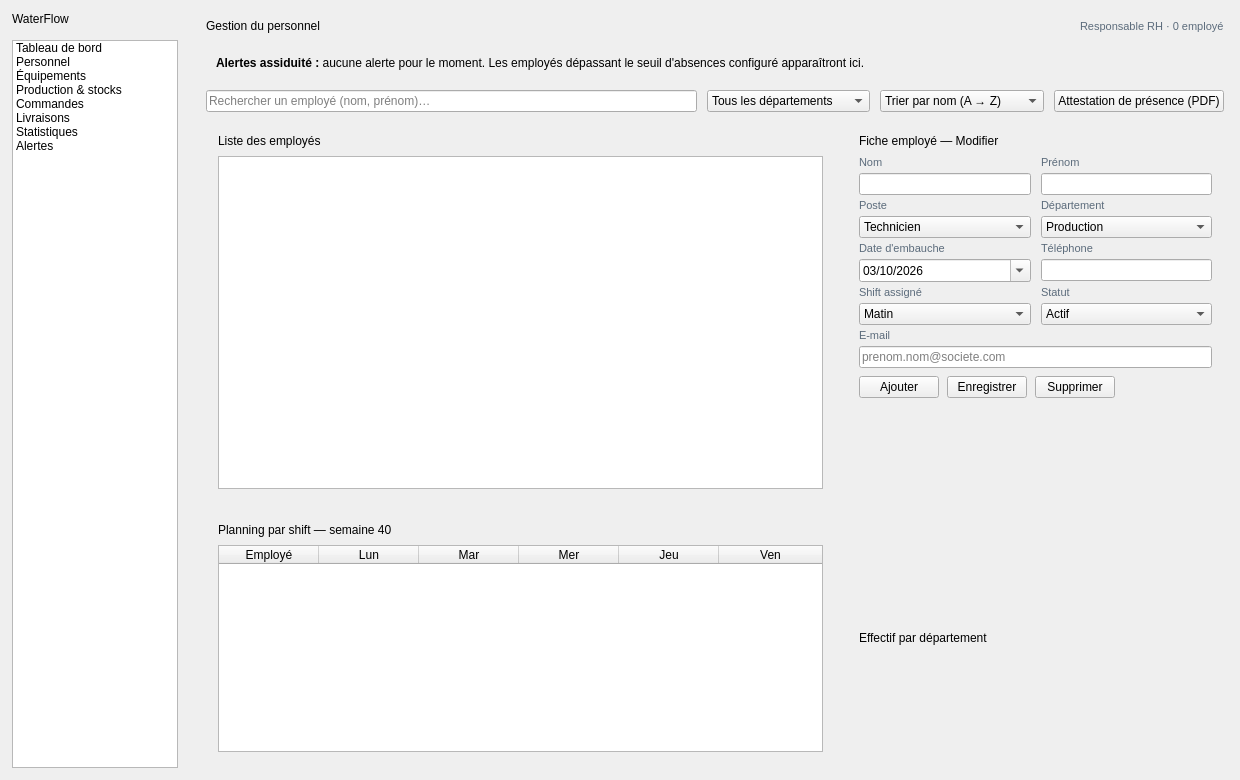
<?xml version="1.0" encoding="UTF-8"?>
<ui version="4.0">
 <class>Personnel</class>
 <widget class="QWidget" name="Personnel">
  <property name="geometry"><rect><x>0</x><y>0</y><width>1240</width><height>780</height></rect></property>
  <layout class="QHBoxLayout" name="layoutPrincipal" stretch="0,1"><property name="spacing"><number>0</number></property><property name="leftMargin"><number>0</number></property><property name="topMargin"><number>0</number></property><property name="rightMargin"><number>0</number></property><property name="bottomMargin"><number>0</number></property><item><widget class="QFrame" name="sidebar"><property name="minimumSize"><size><width>190</width><height>0</height></size></property><property name="maximumSize"><size><width>190</width><height>16777215</height></size></property><layout class="QVBoxLayout" name="layoutSidebar"><property name="spacing"><number>14</number></property><property name="leftMargin"><number>12</number></property><property name="topMargin"><number>12</number></property><property name="rightMargin"><number>12</number></property><property name="bottomMargin"><number>12</number></property><item><widget class="QLabel" name="labelLogo"><property name="text"><string>WaterFlow</string></property></widget></item><item><widget class="QListWidget" name="menuLateral"><item><property name="text"><string>Tableau de bord</string></property></item><item><property name="text"><string>Personnel</string></property></item><item><property name="text"><string>Équipements</string></property></item><item><property name="text"><string>Production &amp; stocks</string></property></item><item><property name="text"><string>Commandes</string></property></item><item><property name="text"><string>Livraisons</string></property></item><item><property name="text"><string>Statistiques</string></property></item><item><property name="text"><string>Alertes</string></property></item></widget></item></layout></widget></item><item><widget class="QWidget" name="contenu"><layout class="QVBoxLayout" name="layoutContenu" stretch="0,0,0,3,2"><property name="spacing"><number>10</number></property><property name="leftMargin"><number>16</number></property><property name="topMargin"><number>16</number></property><property name="rightMargin"><number>16</number></property><property name="bottomMargin"><number>16</number></property><item><layout class="QHBoxLayout" name="layoutEntete"><item><widget class="QLabel" name="labelTitre"><property name="text"><string>Gestion du personnel</string></property></widget></item><item><spacer name="spacerEntete"><property name="orientation"><enum>Qt::Horizontal</enum></property><property name="sizeHint" stdset="0"><size><width>20</width><height>20</height></size></property></spacer></item><item><widget class="QLabel" name="labelInfo"><property name="text"><string>Responsable RH · 0 employé</string></property><property name="styleSheet"><string>color:#5B6B7B; font-size:8pt;</string></property></widget></item></layout></item><item><widget class="QFrame" name="frameAlerte"><layout class="QHBoxLayout" name="layoutAlerte"><property name="leftMargin"><number>10</number></property><property name="topMargin"><number>10</number></property><property name="rightMargin"><number>10</number></property><property name="bottomMargin"><number>10</number></property><item><widget class="QLabel" name="labelAlerte"><property name="text"><string>&lt;b&gt;Alertes assiduité :&lt;/b&gt; aucune alerte pour le moment. Les employés dépassant le seuil d'absences configuré apparaîtront ici.</string></property><property name="textFormat"><enum>Qt::RichText</enum></property><property name="wordWrap"><bool>true</bool></property></widget></item></layout></widget></item><item><layout class="QHBoxLayout" name="layoutRecherche" stretch="3,1,1,0"><item><widget class="QLineEdit" name="lineEditRecherche"><property name="placeholderText"><string>Rechercher un employé (nom, prénom)…</string></property></widget></item><item><widget class="QComboBox" name="comboDepartement"><item><property name="text"><string>Tous les départements</string></property></item><item><property name="text"><string>Production</string></property></item><item><property name="text"><string>Maintenance</string></property></item><item><property name="text"><string>Logistique</string></property></item><item><property name="text"><string>Qualité</string></property></item></widget></item><item><widget class="QComboBox" name="comboTri"><item><property name="text"><string>Trier par nom (A → Z)</string></property></item><item><property name="text"><string>Trier par nom (Z → A)</string></property></item></widget></item><item><widget class="QPushButton" name="btnExporter"><property name="text"><string>Attestation de présence (PDF)</string></property></widget></item></layout></item><item><layout class="QHBoxLayout" name="layoutMilieu" stretch="5,3"><property name="spacing"><number>12</number></property><item><widget class="QFrame" name="cardListe"><layout class="QVBoxLayout" name="layoutCardListe" stretch="0,1"><property name="spacing"><number>8</number></property><property name="leftMargin"><number>12</number></property><property name="topMargin"><number>12</number></property><property name="rightMargin"><number>12</number></property><property name="bottomMargin"><number>12</number></property><item><widget class="QLabel" name="labelTitreListe"><property name="text"><string>Liste des employés</string></property></widget></item><item><widget class="QTableView" name="tableEmployes"><property name="showGrid"><bool>false</bool></property><property name="selectionBehavior"><enum>QAbstractItemView::SelectRows</enum></property><property name="alternatingRowColors"><bool>true</bool></property><property name="editTriggers"><set>QAbstractItemView::NoEditTriggers</set></property><attribute name="verticalHeaderVisible"><bool>false</bool></attribute><attribute name="horizontalHeaderStretchLastSection"><bool>true</bool></attribute></widget></item></layout></widget></item><item><widget class="QFrame" name="cardFiche"><layout class="QVBoxLayout" name="layoutCardFiche"><property name="spacing"><number>8</number></property><property name="leftMargin"><number>12</number></property><property name="topMargin"><number>12</number></property><property name="rightMargin"><number>12</number></property><property name="bottomMargin"><number>12</number></property><item><widget class="QLabel" name="labelTitreFiche"><property name="text"><string>Fiche employé — Modifier</string></property></widget></item><item><layout class="QGridLayout" name="gridFiche"><property name="horizontalSpacing"><number>10</number></property><property name="verticalSpacing"><number>4</number></property><item row="0" column="0"><widget class="QLabel" name="lblNom"><property name="text"><string>Nom</string></property><property name="styleSheet"><string>color:#5B6B7B; font-size:8pt;</string></property></widget></item><item row="0" column="1"><widget class="QLabel" name="lblPrenom"><property name="text"><string>Prénom</string></property><property name="styleSheet"><string>color:#5B6B7B; font-size:8pt;</string></property></widget></item><item row="1" column="0"><widget class="QLineEdit" name="lineEditNom"><property name="text"><string/></property></widget></item><item row="1" column="1"><widget class="QLineEdit" name="lineEditPrenom"><property name="text"><string/></property></widget></item><item row="2" column="0"><widget class="QLabel" name="lblPoste"><property name="text"><string>Poste</string></property><property name="styleSheet"><string>color:#5B6B7B; font-size:8pt;</string></property></widget></item><item row="2" column="1"><widget class="QLabel" name="lblDepartement"><property name="text"><string>Département</string></property><property name="styleSheet"><string>color:#5B6B7B; font-size:8pt;</string></property></widget></item><item row="3" column="0"><widget class="QComboBox" name="comboPoste"><item><property name="text"><string>Technicien</string></property></item><item><property name="text"><string>Livreur</string></property></item></widget></item><item row="3" column="1"><widget class="QComboBox" name="comboDepartementFiche"><item><property name="text"><string>Production</string></property></item><item><property name="text"><string>Maintenance</string></property></item><item><property name="text"><string>Logistique</string></property></item><item><property name="text"><string>Qualité</string></property></item></widget></item><item row="4" column="0"><widget class="QLabel" name="lblDate"><property name="text"><string>Date d'embauche</string></property><property name="styleSheet"><string>color:#5B6B7B; font-size:8pt;</string></property></widget></item><item row="4" column="1"><widget class="QLabel" name="lblTel"><property name="text"><string>Téléphone</string></property><property name="styleSheet"><string>color:#5B6B7B; font-size:8pt;</string></property></widget></item><item row="5" column="0"><widget class="QDateEdit" name="dateEditEmbauche"><property name="displayFormat"><string>dd/MM/yyyy</string></property><property name="calendarPopup"><bool>true</bool></property><property name="date"><date><year>2026</year><month>10</month><day>3</day></date></property></widget></item><item row="5" column="1"><widget class="QLineEdit" name="lineEditTelephone"><property name="text"><string/></property></widget></item><item row="6" column="0"><widget class="QLabel" name="lblShift"><property name="text"><string>Shift assigné</string></property><property name="styleSheet"><string>color:#5B6B7B; font-size:8pt;</string></property></widget></item><item row="6" column="1"><widget class="QLabel" name="lblStatut"><property name="text"><string>Statut</string></property><property name="styleSheet"><string>color:#5B6B7B; font-size:8pt;</string></property></widget></item><item row="7" column="0"><widget class="QComboBox" name="comboShift"><item><property name="text"><string>Matin</string></property></item><item><property name="text"><string>Après-midi</string></property></item><item><property name="text"><string>Nuit</string></property></item></widget></item><item row="7" column="1"><widget class="QComboBox" name="comboStatut"><item><property name="text"><string>Actif</string></property></item><item><property name="text"><string>En congé</string></property></item><item><property name="text"><string>Suspendu</string></property></item></widget></item><item row="8" column="0" colspan="2"><widget class="QLabel" name="lblMail"><property name="text"><string>E-mail</string></property><property name="styleSheet"><string>color:#5B6B7B; font-size:8pt;</string></property></widget></item><item row="9" column="0" colspan="2"><widget class="QLineEdit" name="lineEditMail"><property name="placeholderText"><string>prenom.nom@societe.com</string></property></widget></item></layout></item><item><layout class="QHBoxLayout" name="layoutBoutons"><item><widget class="QPushButton" name="btnAjouter"><property name="text"><string>Ajouter</string></property></widget></item><item><widget class="QPushButton" name="btnEnregistrer"><property name="text"><string>Enregistrer</string></property></widget></item><item><widget class="QPushButton" name="btnSupprimer"><property name="text"><string>Supprimer</string></property></widget></item><item><spacer name="spacerBoutons"><property name="orientation"><enum>Qt::Horizontal</enum></property><property name="sizeHint" stdset="0"><size><width>20</width><height>20</height></size></property></spacer></item></layout></item><item><spacer name="spacerFiche"><property name="orientation"><enum>Qt::Vertical</enum></property><property name="sizeHint" stdset="0"><size><width>20</width><height>20</height></size></property></spacer></item></layout></widget></item></layout></item><item><layout class="QHBoxLayout" name="layoutBas" stretch="5,3"><property name="spacing"><number>12</number></property><item><widget class="QFrame" name="cardPlanning"><layout class="QVBoxLayout" name="layoutCardPlanning" stretch="0,1"><property name="spacing"><number>8</number></property><property name="leftMargin"><number>12</number></property><property name="topMargin"><number>12</number></property><property name="rightMargin"><number>12</number></property><property name="bottomMargin"><number>12</number></property><item><widget class="QLabel" name="labelTitrePlanning"><property name="text"><string>Planning par shift — semaine 40</string></property></widget></item><item><widget class="QTableWidget" name="tablePlanning"><property name="showGrid"><bool>false</bool></property><property name="selectionBehavior"><enum>QAbstractItemView::SelectRows</enum></property><property name="editTriggers"><set>QAbstractItemView::NoEditTriggers</set></property><attribute name="verticalHeaderVisible"><bool>false</bool></attribute><attribute name="horizontalHeaderStretchLastSection"><bool>true</bool></attribute><column><property name="text"><string>Employé</string></property></column><column><property name="text"><string>Lun</string></property></column><column><property name="text"><string>Mar</string></property></column><column><property name="text"><string>Mer</string></property></column><column><property name="text"><string>Jeu</string></property></column><column><property name="text"><string>Ven</string></property></column></widget></item></layout></widget></item><item><widget class="QFrame" name="cardGraphique"><layout class="QVBoxLayout" name="layoutCardGraphique" stretch="0,1"><property name="spacing"><number>8</number></property><property name="leftMargin"><number>12</number></property><property name="topMargin"><number>12</number></property><property name="rightMargin"><number>12</number></property><property name="bottomMargin"><number>12</number></property><item><widget class="QLabel" name="labelTitreGraphique"><property name="text"><string>Effectif par département</string></property></widget></item><item><layout class="QVBoxLayout" name="layoutGraphique"><property name="leftMargin"><number>0</number></property><property name="topMargin"><number>0</number></property><property name="rightMargin"><number>0</number></property><property name="bottomMargin"><number>0</number></property></layout></item></layout></widget></item></layout></item></layout></widget></item></layout>
 </widget>
 <resources/>
 <connections/>
</ui>
